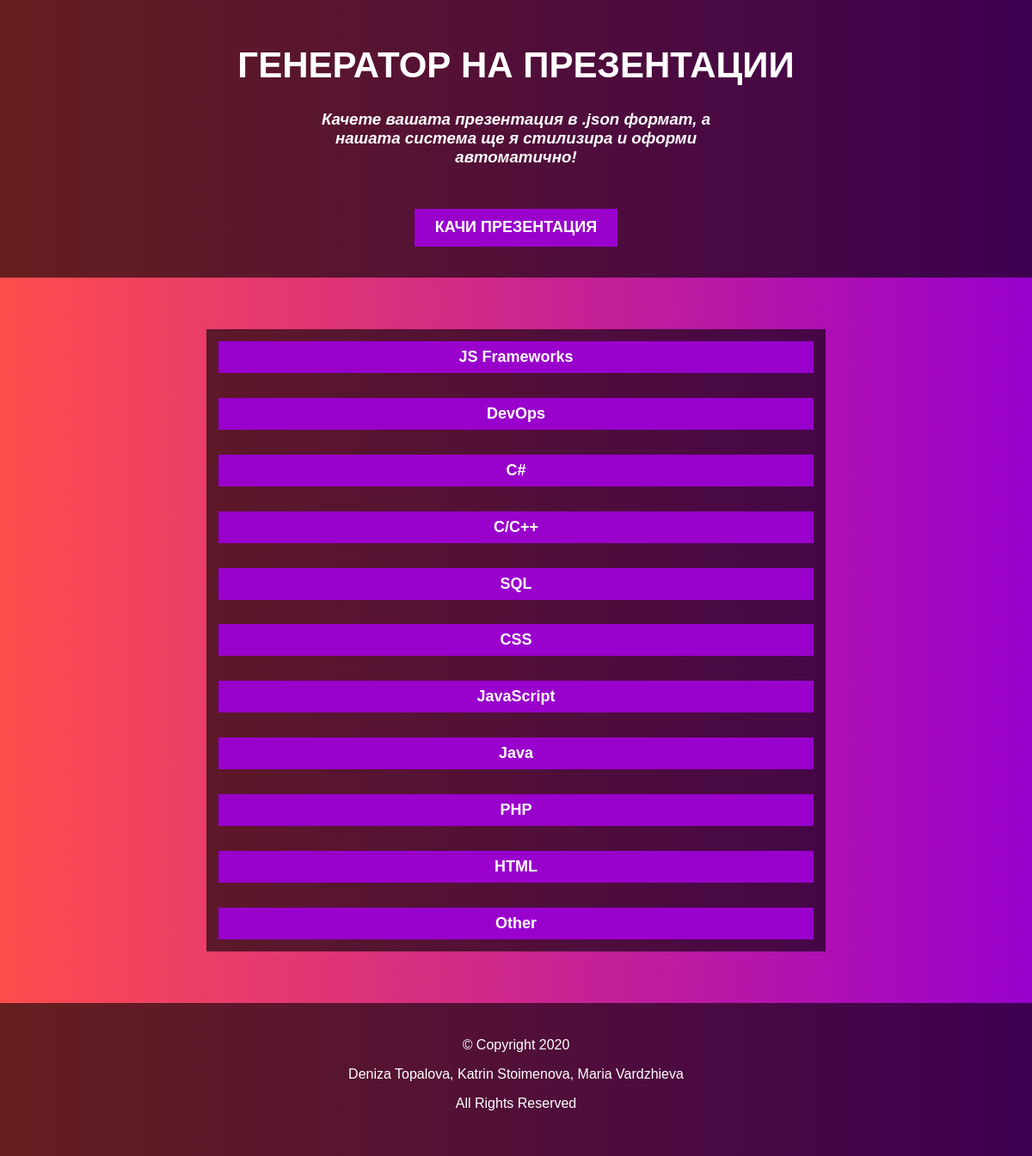
The page /views/index.php on the database its author committed.
### tables this page shows
CREATE TABLE `categories` (
  `id` int PRIMARY KEY AUTO_INCREMENT,
  `name` varchar(255)
);

### db/Database.php (called while the page is built, shortened)
<?php
class Database
{
    private $connection;
    public function __construct() {
        try {
        $dbhost = "localhost";
        $dbName = "Presentations_generator";
        $userName = "root";
        $userPassword = "";
        $this->connection = new \PDO("mysql:host=$dbhost;dbname=$dbName", $userName, $userPassword,
            [
                \PDO::MYSQL_ATTR_INIT_COMMAND => "SET NAMES utf8",
            ]);
        } catch(\PDOException $error) {
            echo "Problem with db query  - " . $error->getMessage();
            die("Failed to connect to database");
        }
    }
    public function getConnection() {
        return $this->connection;
    }
}

### dao/CategoryDao.php (called while the page is built, shortened)
<?php
include_once '../db/Database.php';
include_once '../models/Category.php';
class CategoryDao
{
    private static $db;
    public function __construct()
    {
        self::$db = new Database();
    }
    public static function getAllCategories()
    {
        try {
            $sql = "SELECT id, name
                    FROM categories";
            $stmt = self::$db->getConnection()->prepare($sql);
            $stmt->execute();
            $categories = array();
            while($row = $stmt->fetch(\PDO::FETCH_ASSOC)){
                $category = new Category($row["id"], $row["name"]);
                $categories[] = $category;
            }
        } catch (\PDOException $e) {
            throw $e;
        }
        return $categories;
    }
}

### models/Category.php (called while the page is built, shortened)
<?php
class Category {
    private $id;
    private $name;
    public function __construct($id, $name) {
        $this->id = $id;
        $this->name = $name;
    }
    public function getName() {
        return $this->name;
    }
    public function getId() {
        return $this->id;
    }
}

### views/index.php (the view, shortened to what this page needs)
<!DOCTYPE html>
<html lang="en">
<head>
    <link href="../css/index.css" rel="stylesheet">
</head>
<body>
    <header>
        <div class="header-content">
            <h1 class="heading">Генератор на презентации</h1>
            <div class="introduction">
                <h3>Качете вашата презентация в .json формат, а нашата система ще я стилизира и оформи автоматично!</h3>
            </div>
            <a href="create-presentation.php" class="upload-btn">Качи презентация</a>
        </div>
    </header>
    <div class="categories">
    <?php
        include '../dao/CategoryDao.php';
        $categoryDao = new CategoryDao();
        $categories = $categoryDao->getAllCategories();
        include '../dao/PresentationDao.php';
        foreach($categories as $category) {
            echo '<div class="drop-down">';
            echo '<button class="category" id="category' . $category->getId() . '">'
             . $category->getName() . '</button>
            <div class="presentations">';
            echo '</div>';
            echo '</div>';
        }
    ?>
    </div>
</body>
</html>

### css/index.css (style rules this page uses)
html { background-color: #ff4d4d; background-image: linear-gradient(to right, #ff4d4d, #9900cc); }
body { font-family: "Poppins", sans-serif; margin: 0; }
header { padding: 2% 0% 3% 0%; background: rgba(0, 0, 0, 0.6); }
.header-content { color: white; text-align: center; }
.heading { font-weight: 900; font-size: 42px; text-transform: uppercase; }
h3 { font-style: italic; }
.introduction { padding: 0% 30%; }
.upload-btn { padding: 0.7% 1.7%; display: inline-block; margin-top: 2.5%; background-color: #9900cc; border: 3px solid transparent; color: white; font-size: 18px; font-weight: 600; text-transform: uppercase; transition: all 1s; }
a { text-decoration: none; }
.categories { background: rgba(0, 0, 0, 0.6); margin: 5% 20% 5%; }
.category { padding: 0.7% 1.7%; margin: 2%; width: -moz-available; width: -webkit-fill-available; color: white; font-size: 18px; font-weight: 600; border: 3px solid transparent; background: #9900cc; transition: all 1s; }

### css/footer.css (style rules this page uses)
footer { padding: 2% 0% 3% 0%; background: rgba(0, 0, 0, 0.6); }
.footer-content { color: white; text-align: center; }

### rows shown on the page
categories: name "JS Frameworks"
categories: name "DevOps"
categories: name "C#"
categories: name "C/C++"
categories: name "SQL"
categories: name "CSS"
categories: name "JavaScript"
categories: name "Java"
categories: name "PHP"
categories: name "HTML"
categories: name "Other"
